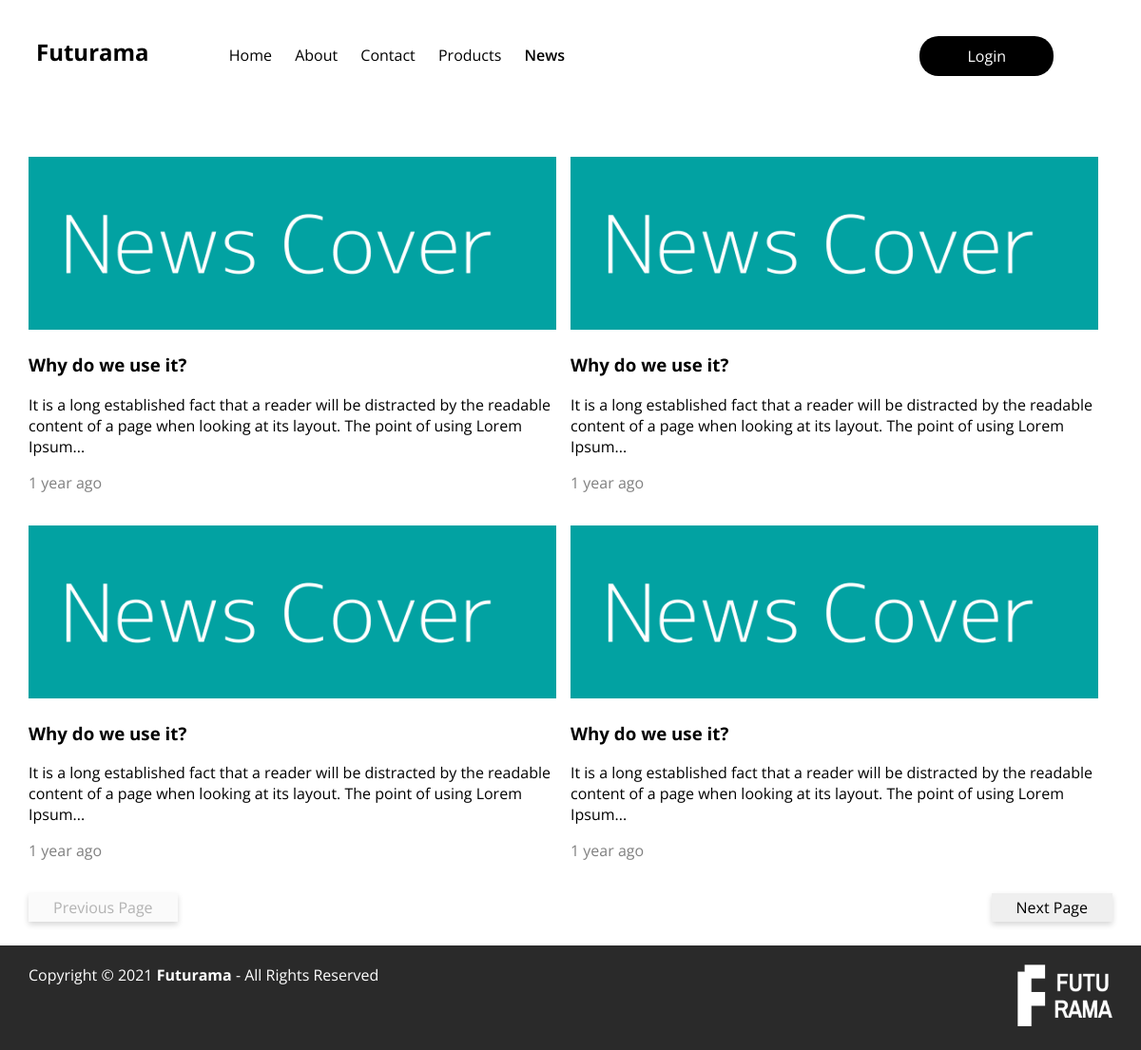
Page /news on the committed database.
### tables this page shows
CREATE TABLE `news` (
  `news_id` int(11) NOT NULL,
  `news_title` text NOT NULL,
  `news_content` longtext NOT NULL,
  `news_image` text NOT NULL,
  `news_date` datetime NOT NULL DEFAULT current_timestamp() ON UPDATE current_timestamp()
);

### core/Database.php (called while the page is built, shortened)
<?php
class Database
{
    static private $serverName = 'localhost';
    static private $user = 'root';
    static private $password = '';
    static private $databaseName = 'futurama';
    static private $conn;
    static public function setConn()
    {
        try {
            $conn = new PDO("mysql:host=".Database::$serverName.";dbname=".Database::$databaseName,
                Database::$user, Database::$password);
            $conn->setAttribute(PDO::ATTR_ERRMODE, PDO::ERRMODE_EXCEPTION);
            $conn->exec("set names utf8");
        } catch (PDOException $e) {
            die($e->getMessage());
        }
        self::$conn = $conn;
    }
    static public function getConn(){
        return self::$conn;
    }
}

### repository/NewsRepository.php (called while the page is built, shortened)
<?php
require_once(__DIR__.'/../core/Database.php');
require_once(__DIR__.'/../model/News.php');
class NewsRepository{
    private $connection;
    public function __construct()
    {
        $this->connection = Database::getConn();
    }
    public function getPagination($start, $end){
        $news = [];
        $sql = $this->connection->prepare("SELECT * FROM news ORDER BY news_date DESC LIMIT :start, :end");
        $sql->bindValue(":start", (int) $start, PDO::PARAM_INT);
        $sql->bindValue(":end", (int) $end, PDO::PARAM_INT);
        $sql->execute();
        $result = $sql->fetchAll(\PDO::FETCH_ASSOC);
        foreach($result as $rst){
            $news[] = $this->mapNews($rst);
        }
        return $news;
    }
    public function mapNews(Array $arr): News{
        return new News($arr['news_id'], $arr['news_title'], $arr['news_content'], $arr['news_image'], $arr['news_date']);
    }
}

### model/News.php (called while the page is built, shortened)
<?php
class News{
    private $id;
    private $title;
    private $content;
    private $image;
    private $date;
    public function getId()
    {
        return $this->id;
    }
    public function setId($id): void
    {
        $this->id = $id;
    }
    public function getTitle()
    {
        return $this->title;
    }
    public function setTitle($title): void
    {
        $this->title = $title;
    }
    public function getContent()
    {
        return $this->content;
    }
    public function setContent($content): void
    {
        $this->content = $content;
    }
    public function getImage()
    {
        return $this->image;
    }
    public function setImage($image): void
    {
        $this->image = $image;
    }
    public function getDate()
    {
        return $this->date;
    }
    public function setDate($date): void
    {
        $this->date = $date;
    }
}

### util/Helpers.php (called while the page is built, shortened)
<?php
function time_elapsed_string($datetime, $full = false) {
    $now = new DateTime;
    $ago = new DateTime($datetime);
    $diff = $now->diff($ago);
    $diff->w = floor($diff->d / 7);
    $diff->d -= $diff->w * 7;
    $string = array(
        'y' => 'year',
        'm' => 'month',
        'w' => 'week',
        'd' => 'day',
        'h' => 'hour',
        'i' => 'minute',
        's' => 'second',
    );
    foreach ($string as $k => &$v) {
        if ($diff->$k) {
            $v = $diff->$k . ' ' . $v . ($diff->$k > 1 ? 's' : '');
        } else {
            unset($string[$k]);
        }
    }
    if (!$full) $string = array_slice($string, 0, 1);
    return $string ? implode(', ', $string) . ' ago' : 'just now';
}
?>

### controllers/HeaderController.php (called while the page is built, shortened)
<?php
class HeaderController{
    public function whichActive($page, $pageNumber){
        $page = explode("/", $page);
        $page = $page[count($page)-1];
        $page = explode(".", $page);
        $page = $page[0];
        if($page == "news" && $pageNumber == 5){
            return "active";
        }
    }
}

### view/NewsView.php (the view, shortened to what this page needs)
<?php
include __DIR__.'/../includes/header.php';
include __DIR__.'/../util/Helpers.php';
?>
<div id="container">
    <?PHP
    for($i=0; $i<count($data); $i++){
        if(($i%2) == 0)
            echo '<div class="row">';
        echo '<div class="col-6 news" onclick="location.href = \'news?id='.$data[$i]->getId().'\';">
        <img width="100%" height="182px" src="'.$data[$i]->getImage().'">
            <h3>'.$data[$i]->getTitle().'</h3>
            <p>'.substr($data[$i]->getContent(), 0, 155).'...</p>
            <span style="color:grey">'.time_elapsed_string($data[$i]->getDate()).'</span>
        </div>';
        if(($i%2) == 1 || count($data) < 2 || (count($data) == 3 && $i==2))
            echo '</div> <div class="clearfix"></div>';
    }
    ?>
    <div class="row">
        <div class="col-12">
            <div class="left">
                <button class="btn" onclick="location.href = '?page=<?PHP echo $page-1; ?>'" <?PHP if($leftButton) echo 'disabled'; ?>>Previous Page</button>
            </div>
            <div class="right">
                <button class="btn" onclick="location.href = '?page=<?PHP echo $page+1; ?>'" <?PHP if($rightButton) echo 'disabled'; ?>>Next Page</button>
            </div>
        </div>
    </div>
</div>
<?php
include __DIR__.'/../includes/footer.php';
?>

### css/style.css (style rules this page uses)
html { height: 100%; }
body { position: relative; min-height: 100%; min-height: 100vh; }
* { font-family: 'Open Sans', sans-serif; }
.news { margin-right: 15px; cursor: pointer; }
.btn { display: inline-block; font-weight: 400; text-align: center; white-space: nowrap; vertical-align: middle; border: 1px solid transparent; padding: 2px 25px; font-size: 1rem; line-height: 1.5; -webkit-box-shadow: 0px 3px 6px rgba(0, 0, 0, 0.16); box-shadow: 0px 3px 6px rgba(0, 0, 0, 0.16); }
.right { float: right; justify-content: right; }
.left { float: left; justify-content: left; }
#container { max-width: 1140px; margin: 0 auto; padding-top: 30px; }
.row { display: -webkit-box; display: -ms-flexbox; display: flex; height: 100%; }
.col-6 { -webkit-box-flex: 50%; -ms-flex: 50%; flex: 50%; height: 100%; max-width: 50%; }
.col-6 * { max-width: 100%; }
.col-12 { -webkit-box-flex: 100%; -ms-flex: 100%; flex: 100%; height: 100%; }

### rows in the picture
news: news_image (picture), news_title "Why do we use it?", news_content "It is a long established fact that a reader will be distracted by the readable content of a page when looking at its layout. The point of using Lorem Ipsum", news_date "1 year ago"
news: news_image (picture), news_title "Why do we use it?", news_content "It is a long established fact that a reader will be distracted by the readable content of a page when looking at its layout. The point of using Lorem Ipsum", news_date "1 year ago"
news: news_image (picture), news_title "Why do we use it?", news_content "It is a long established fact that a reader will be distracted by the readable content of a page when looking at its layout. The point of using Lorem Ipsum", news_date "1 year ago"
news: news_image (picture), news_title "Why do we use it?", news_content "It is a long established fact that a reader will be distracted by the readable content of a page when looking at its layout. The point of using Lorem Ipsum", news_date "1 year ago"
